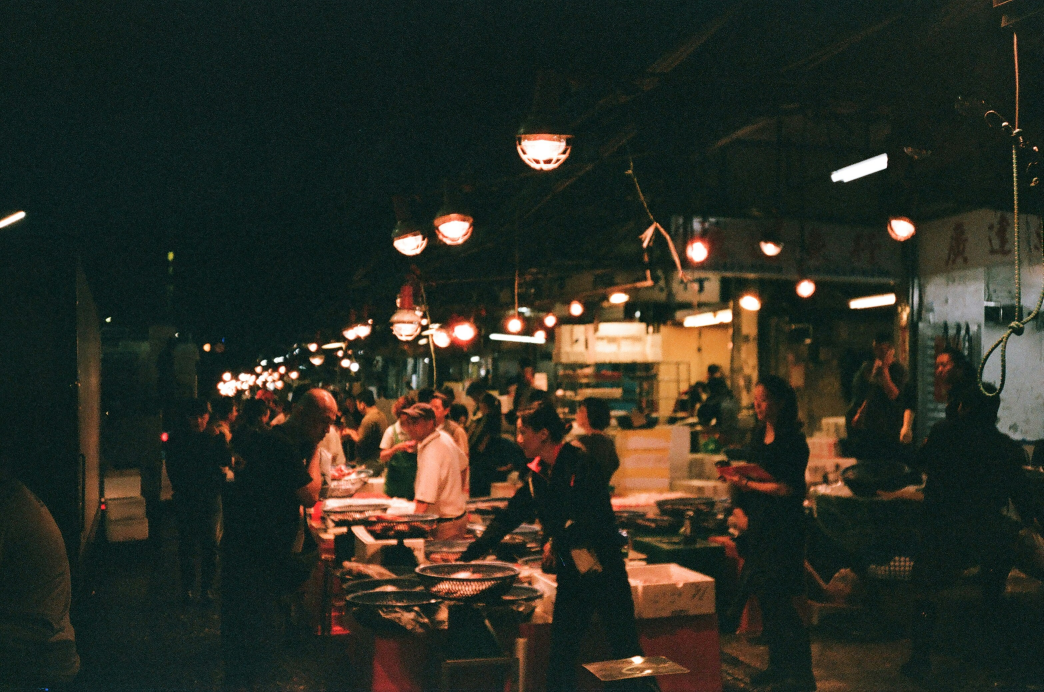
#> input picture img/03_Dim_Night_Market_Food_Alley.jpg, 3130 x 2075 px (shown at 1/3 size); its folder holds only this picture in this run
$ python protect_highlights_for_darkir.py --mode prepare --output out
#> lines starting #> are read from the running program, lines starting #| are printed output that depends on the picture
#!/usr/bin/env python3
import argparse
from pathlib import Path

import numpy as np
from PIL import Image
from tqdm import tqdm


ROOT = Path(__file__).resolve().parents[1]
IMAGE_EXTENSIONS = {".jpg", ".jpeg", ".png", ".bmp", ".tif", ".tiff", ".webp"}


def parse_args():
    parser = argparse.ArgumentParser(description="Protect bright regions before and after DarkIR.")
    parser.add_argument("--mode", required=True, choices=["prepare", "composite"], help="prepare input for DarkIR or composite DarkIR output.")
    parser.add_argument("--original", default=str(ROOT / "img"), help="Original image folder.")
    parser.add_argument("--darkir", default=None, help="DarkIR result folder. Required in composite mode.")
    parser.add_argument("--output", required=True, help="Output image folder.")
    parser.add_argument("--threshold", type=float, default=0.82, help="Luminance threshold where highlight protection begins.")
    parser.add_argument("--softness", type=float, default=0.12, help="Soft transition width above threshold.")
    parser.add_argument("--highlight-scale", type=float, default=0.75, help="Brightness scale for highlights in prepare mode.")
    parser.add_argument("--start-index", type=int, default=1, help="1-based index in sorted original input order to start from.")
    parser.add_argument("--limit", type=int, default=0, help="Only process N images. 0 means all selected images.")
    parser.add_argument("--dry-run", action="store_true", help="List planned operations without writing images.")
    return parser.parse_args()


def list_images(input_dir):
    input_dir = Path(input_dir)
    return sorted(path for path in input_dir.iterdir() if path.suffix.lower() in IMAGE_EXTENSIONS)


def select_images(image_paths, start_index, limit):
    if start_index < 1:
        raise ValueError("--start-index is 1-based and must be >= 1")
    indexed_paths = list(enumerate(image_paths, start=1))[start_index - 1 :]
    if limit > 0:
        indexed_paths = indexed_paths[:limit]
    return indexed_paths


def find_matching_result(result_dir, original_path):
    direct = result_dir / original_path.name
    if direct.is_file():
        return direct

    matches = sorted(result_dir.glob(f"{original_path.stem}.*"))
    matches = [path for path in matches if path.suffix.lower() in IMAGE_EXTENSIONS]
    if matches:
        return matches[0]

    raise FileNotFoundError(f"No matching result found for {original_path.name} in {result_dir}")


def image_to_float(image_path):
    return np.asarray(Image.open(image_path).convert("RGB"), dtype=np.float32) / 255.0


def float_to_image(array):
    array = np.clip(array, 0.0, 1.0)
    return Image.fromarray((array * 255.0 + 0.5).astype(np.uint8), mode="RGB")


def highlight_mask(original, threshold, softness):
#> called with threshold = 0.82, softness = 0.12
    luminance = (
        0.2126 * original[:, :, 0]
        + 0.7152 * original[:, :, 1]
        + 0.0722 * original[:, :, 2]
    )
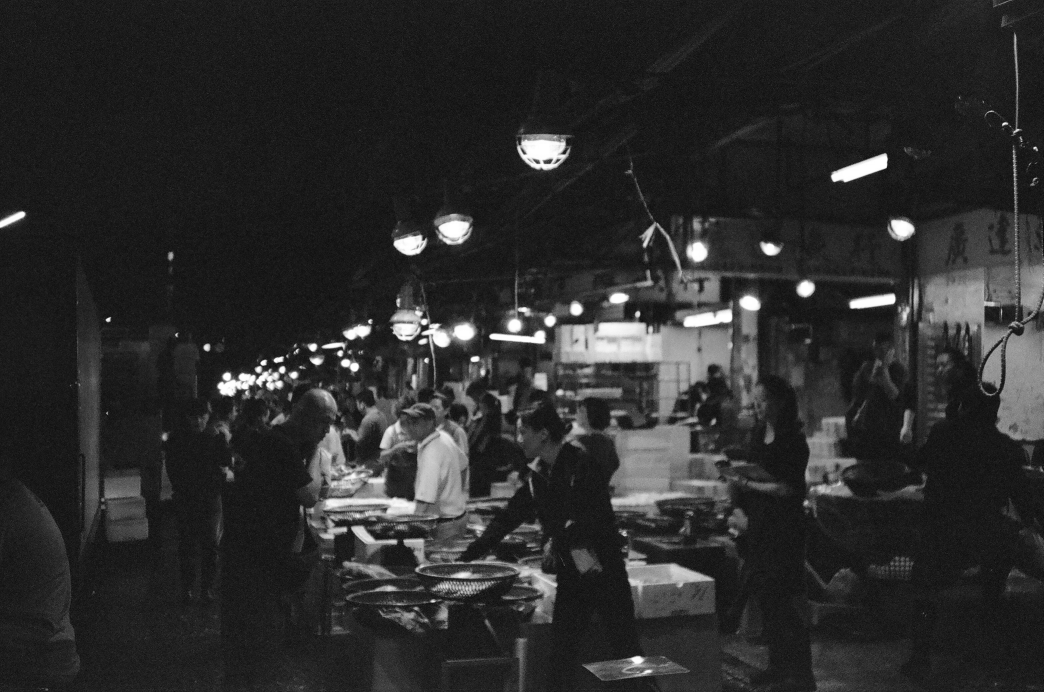
#> luminance: shape (2075, 3130) float32 (shown at 1/3 size); min 0.0025, max 1, mean 0.177
    softness = max(softness, 1e-6)
    mask = np.clip((luminance - threshold) / softness, 0.0, 1.0)
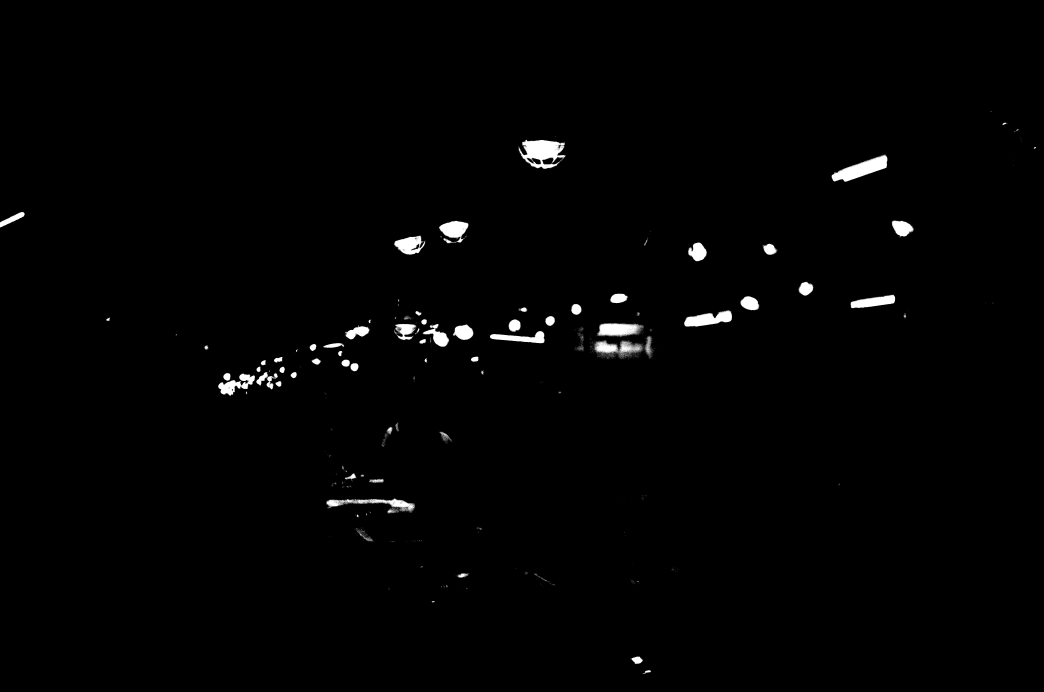
#> mask: shape (2075, 3130) float32 (shown at 1/3 size); min 0, max 1, mean 0.0116
    return smoothstep(mask)[:, :, None]


def smoothstep(x):
    return x * x * (3.0 - 2.0 * x)
#> returned value: shape (2075, 3130) float32


def prepare_image(original, mask, highlight_scale):
#> called with highlight_scale = 0.75
    scale = 1.0 - mask * (1.0 - highlight_scale)
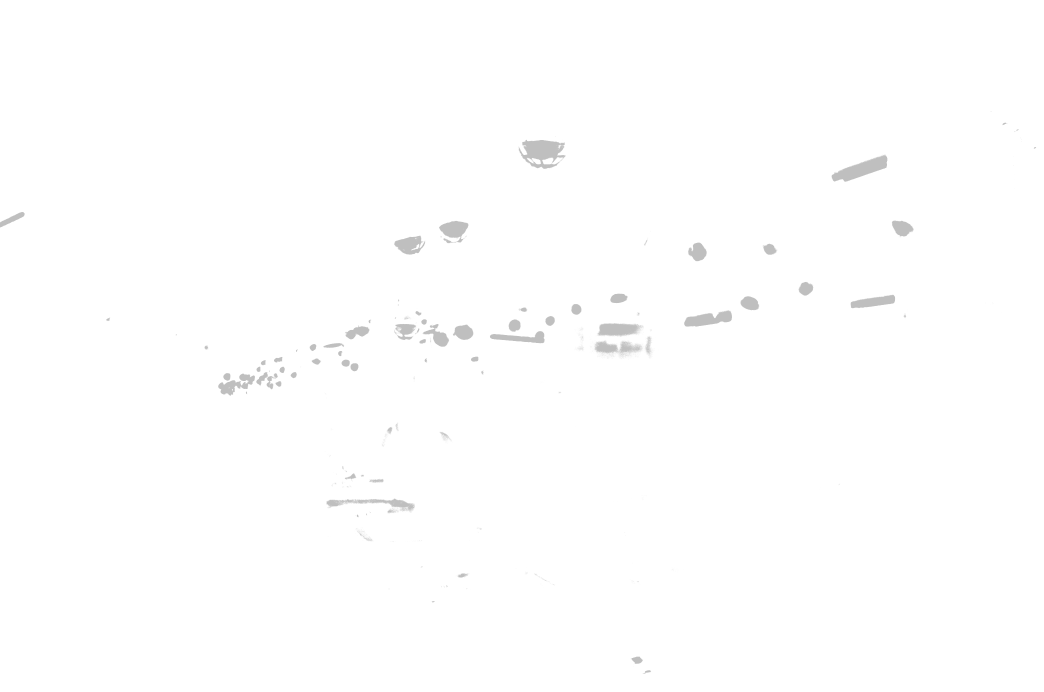
#> scale: shape (2075, 3130, 1) float32 (shown at 1/3 size); min 0.75, max 1, mean 0.997
    return original * scale
#> returned value: shape (2075, 3130, 3) float32


def composite_image(original, darkir, mask):
    if original.shape != darkir.shape:
        darkir_image = float_to_image(darkir).resize(
            (original.shape[1], original.shape[0]), Image.Resampling.LANCZOS
        )
        darkir = np.asarray(darkir_image, dtype=np.float32) / 255.0
    return mask * original + (1.0 - mask) * darkir


def main():
    args = parse_args()
    if not 0 <= args.threshold <= 1:
        raise ValueError("--threshold must be between 0 and 1")
    if args.softness <= 0:
        raise ValueError("--softness must be > 0")
    if not 0 <= args.highlight_scale <= 1:
        raise ValueError("--highlight-scale must be between 0 and 1")
    if args.mode == "composite" and not args.darkir:
        raise ValueError("--darkir is required in composite mode")

    original_dir = Path(args.original)
    darkir_dir = Path(args.darkir) if args.darkir else None
    output_dir = Path(args.output)

    original_images = list_images(original_dir)
    indexed_images = select_images(original_images, args.start_index, args.limit)

    print(f"mode: {args.mode}")
    print(f"original: {original_dir}")
    if darkir_dir:
        print(f"darkir: {darkir_dir}")
    print(f"output: {output_dir}")
    print(f"threshold: {args.threshold}")
    print(f"softness: {args.softness}")
    print(f"highlight_scale: {args.highlight_scale}")
    print(f"images: {len(indexed_images)} / {len(original_images)}")
    print(f"start_index: {args.start_index}")

    if not indexed_images:
        raise SystemExit("No images found.")

    for image_index, original_path in tqdm(indexed_images, desc=f"Highlight {args.mode}"):
        output_path = output_dir / original_path.name
        darkir_path = find_matching_result(darkir_dir, original_path) if darkir_dir else None

        if args.dry_run:
            original_size = Image.open(original_path).size
            if darkir_path:
                darkir_size = Image.open(darkir_path).size
                print(f"{image_index:02d}. {original_path.name}: original {original_size}, darkir {darkir_size} -> {output_path}")
            else:
                print(f"{image_index:02d}. {original_path.name}: original {original_size} -> {output_path}")
            continue

        original = image_to_float(original_path)
        mask = highlight_mask(original, args.threshold, args.softness)

        if args.mode == "prepare":
            result = prepare_image(original, mask, args.highlight_scale)
        else:
            darkir = image_to_float(darkir_path)
            result = composite_image(original, darkir, mask)

        output_path.parent.mkdir(parents=True, exist_ok=True)
        float_to_image(result).save(output_path)

    if not args.dry_run:
        print(f"Saved {args.mode} results to {output_dir}")


if __name__ == "__main__":
    main()

$ run again, on img/14_Yellow_Chair_Alley_Motion_Portrait.jpg
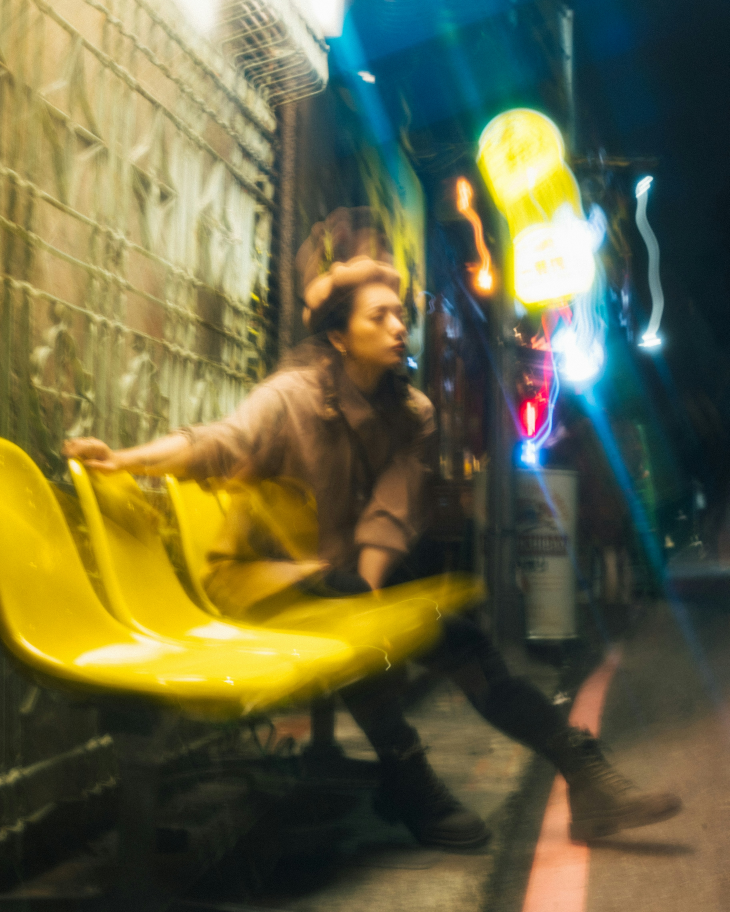
#> input picture img/14_Yellow_Chair_Alley_Motion_Portrait.jpg, 3648 x 4560 px (shown at 1/5 size)
#> in prepare_image, `scale = 1.0 - mask * (1.0 - highlight_scale)`:
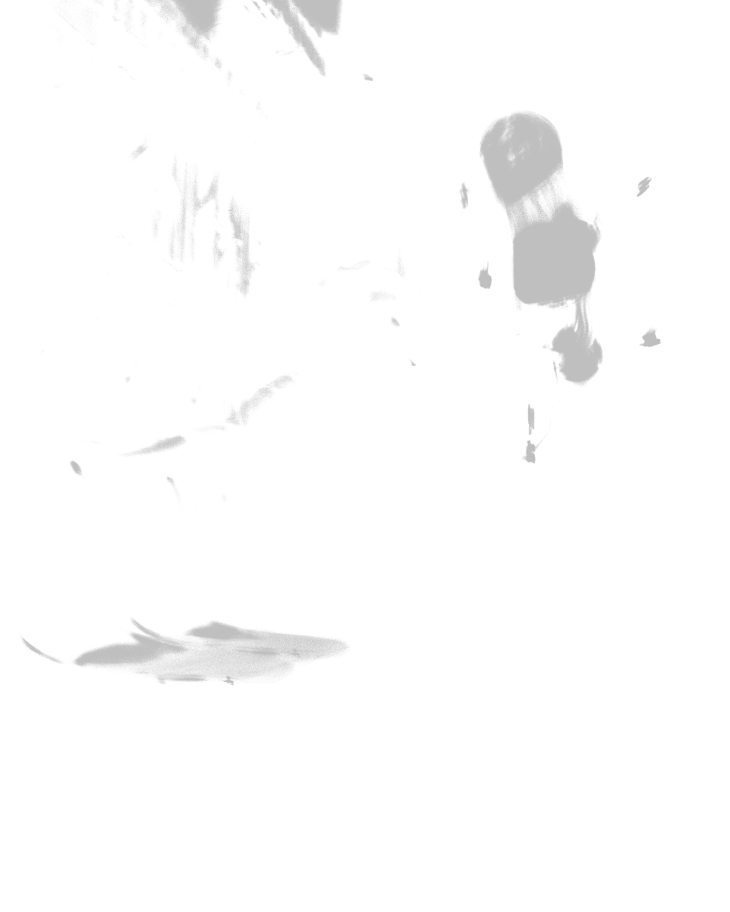
#> scale: shape (4560, 3648, 1) float32 (shown at 1/5 size); min 0.75, max 1, mean 0.99
#> in prepare_image, `return original * scale`:
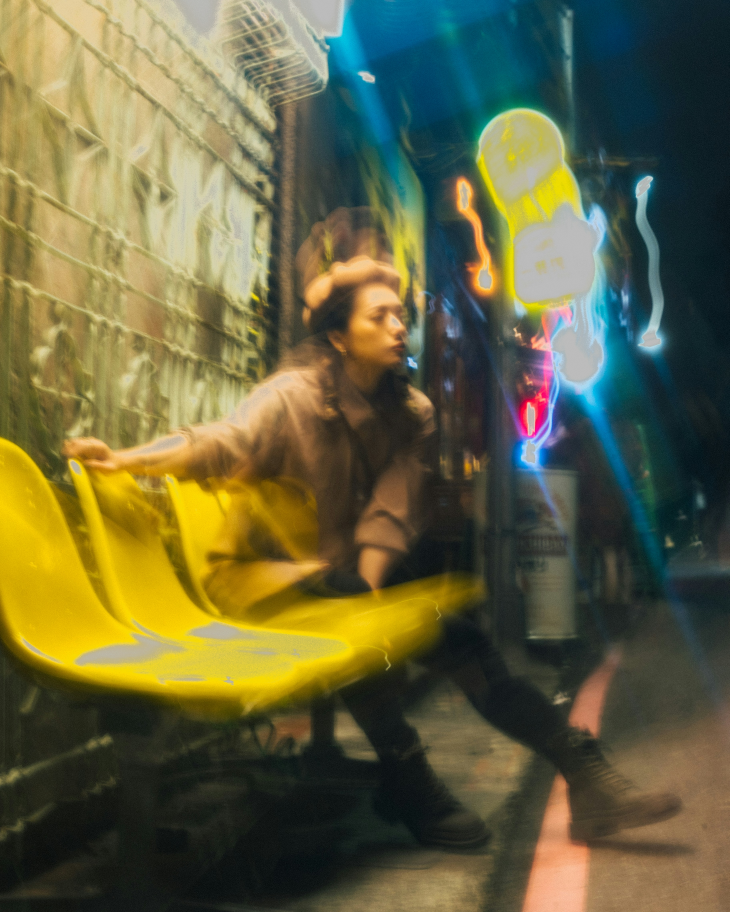
#> returned value: shape (4560, 3648, 3) float32 (shown at 1/5 size); mean of channels 0, 1, 2 0.387, 0.377, 0.253; drawn as R, G, B

$ run again, on img/06_Shaking_Neon_Signs_Overhead_Night.jpg
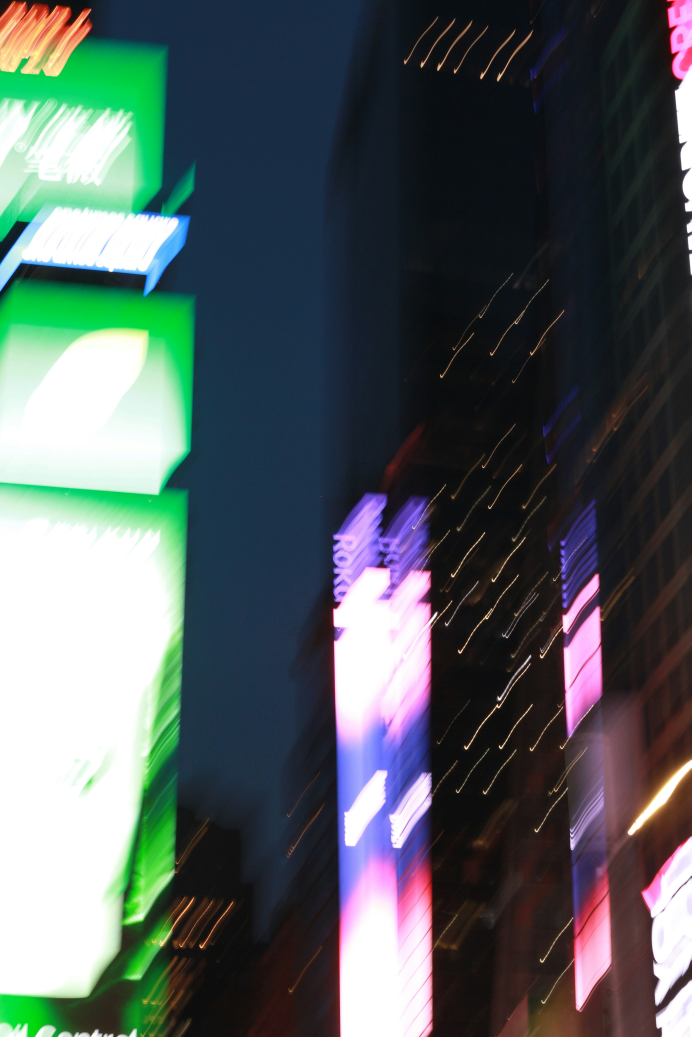
#> input picture img/06_Shaking_Neon_Signs_Overhead_Night.jpg, 3456 x 5184 px (shown at 1/5 size)
#> in prepare_image, `scale = 1.0 - mask * (1.0 - highlight_scale)`:
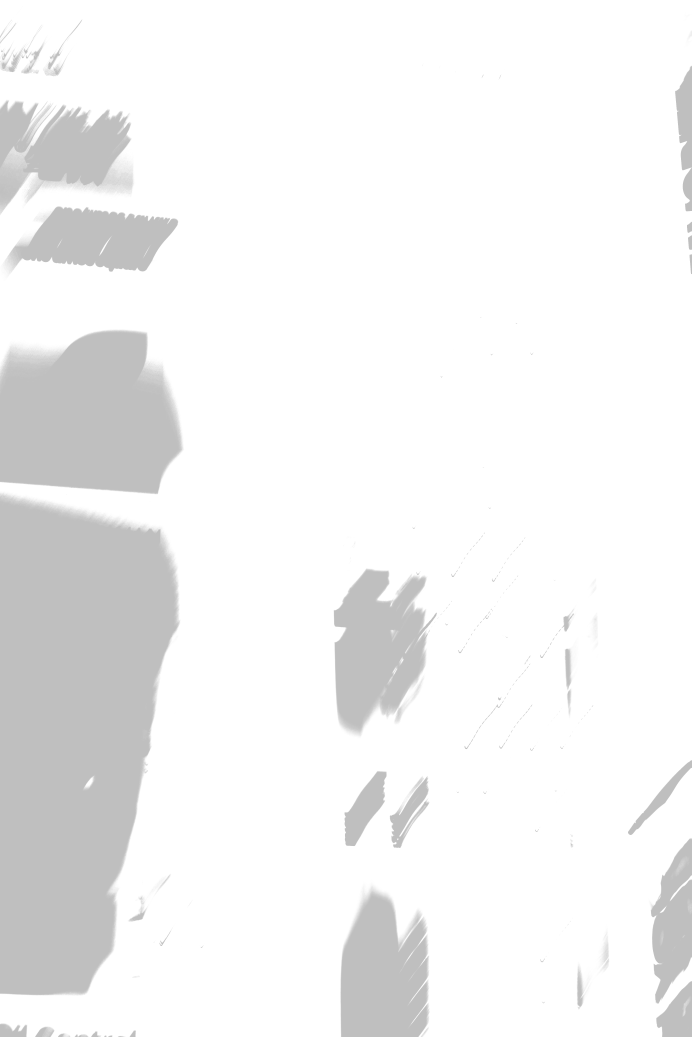
#> scale: shape (5184, 3456, 1) float32 (shown at 1/5 size); min 0.75, max 1, mean 0.95
#> in prepare_image, `return original * scale`:
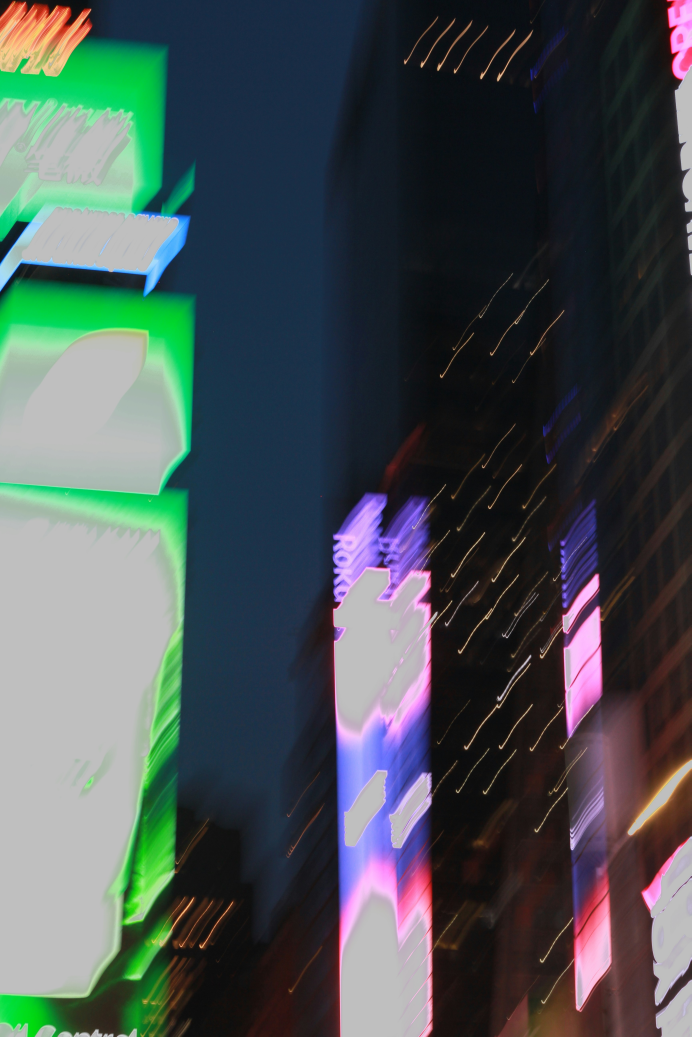
#> returned value: shape (5184, 3456, 3) float32 (shown at 1/5 size); mean of channels 0, 1, 2 0.281, 0.319, 0.316; drawn as R, G, B
